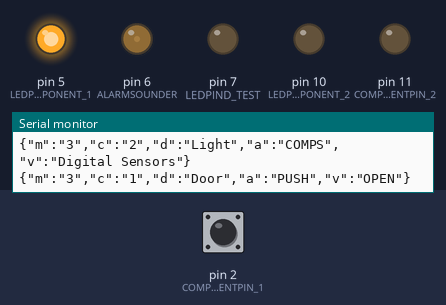
Recording of a sketch running on a simulated Arduino Uno, built with avr-gcc and run on an emulated ATmega328P. Shown: output pins drawn as LEDs (lit = HIGH), the last lines printed to the serial monitor. The inputs (shaded band) are chosen by the test bench; at power-on: pin 2 (COMPONENTPIN_1) HIGH.

Above: at 7.8 s.
7.9 s: pin 2 (COMPONENTPIN_1) pulled LOW for 0.15 s
At 7.97 s:
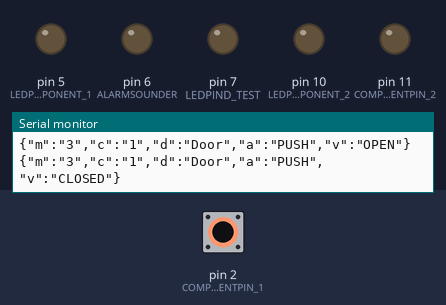
11.0 s: pin 2 (COMPONENTPIN_1) pulled LOW for 3.2 s
At 15.5 s:
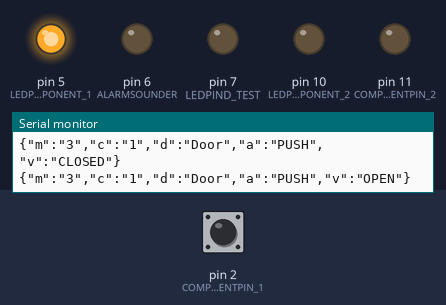
18.7 s: pin 2 (COMPONENTPIN_1) pulled LOW for 1 s
At 19.5 s:
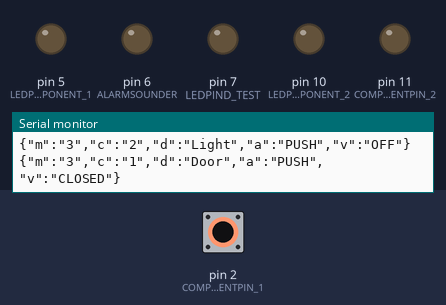
Timing chart, 0 to 26.2 s (numbered marks = the images above; inputs shaded):
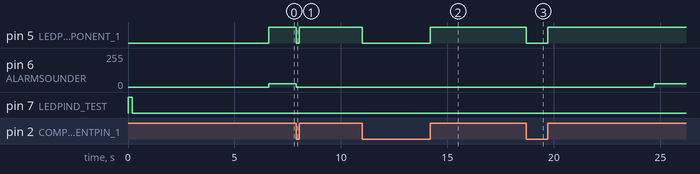

Measured:
- after the input at 7.9 s, pin 5 (LEDPIND_COMPONENT_1): HIGH → LOW at once, → HIGH 0.15 s later; pin 6 (ALARMSOUNDER): 25/255 → 0/255 at once
- after the input at 11.0 s, pin 5 (LEDPIND_COMPONENT_1): HIGH → LOW at once, → HIGH 3.2 s later; pin 6 (ALARMSOUNDER): stays 0/255 (without the input it goes to 25/255 after 2.1 s)
- after the input at 18.7 s, pin 5 (LEDPIND_COMPONENT_1): HIGH → LOW at once, → HIGH 1.0 s later; pin 6 (ALARMSOUNDER): 0/255 → 25/255 after 6.0 s instead of 0.50 s

The sketch:

SensorController3_v8.0.ino
```cpp
#include <ArduinoJson.h>  // JSON Parser library

#define MICROCONTROLLERID "3" // each mc will have its unique ID (MICROCONTROLLERID)

// Start - cycle time variables
long cycleTimeInitialMillis = 0;
long cycleTimeEndMillis = 0;
long cycleTimeMillis = 0;
long previousMillisComp1 = 0;        // will store last time LED was updated
long previousMillisComp2 = 0;        // will store last time LED was updated
long previousMillisComp3 = 0;        // will store last time LED was updated
long  previousMillisCompD = 0;        // will store last time LED was updated

#define UPDATEFREQUENCYCOMPONENT_D 10000   // device update
// End - component 1: Door sensor variables

// Start - Incoming serial stream variables
String commandString = "";//Serial.print
// End - Incoming serial stream variables

//TEST LED
#define LEDPIND_TEST 7
//

// Start - component 1: Door sensor variables
#define COMPONENTID_1 "1"
#define COMPONENTDESC_1 "Door"
#define COMPONENTPIN_1 2
#define LEDPIND_COMPONENT_1 5
int stateOfComponent_1 = 0;
int laststateOfComponent_1 = 0;
int ledStateOfComponent_1 = LOW;// ledState used to set the LED
#define UPDATEFREQUENCYCOMPONENT_1 11000

// End - component 1: Door sensor variablesu


// Start - component 2: Light  variables
#define COMPONENTID_2 "2"
#define COMPONENTDESC_2 "Light"
#define COMPONENTPIN_2 11
#define LEDPIND_COMPONENT_2 10
int stateOfComponent_2 = 0;
int laststateOfComponent_2 = 0;
int ledStateOfComponent_2 = LOW;// ledState used to set the LED
#define UPDATEFREQUENCYCOMPONENT_2 9000
#define OPENCOMPONENT_1 5000
// End - component 2: Light variables


// Buzzer

#define LEDFLASHER 5
#define ALARMSOUNDER 6

// Buzzer


// JSON parameters: mcId:integrer , compId:integer , desc:String , action:String, value:String

void setup() {
  // initialize digital pin 13 as an output.
  Serial.begin(9600);

  // Start - initilising pins for component 1
  pinMode(LEDPIND_COMPONENT_1, OUTPUT);
  pinMode(COMPONENTPIN_1, INPUT);
  digitalWrite(COMPONENTPIN_1, HIGH);
  // End - initilising pins for component 1


  // Start - initilising pins for component 1
  pinMode(LEDPIND_COMPONENT_2, OUTPUT);
  pinMode(COMPONENTPIN_2, OUTPUT);
  digitalWrite(LEDPIND_COMPONENT_2, LOW);
  digitalWrite(COMPONENTPIN_2, LOW);

  // End - initilising pins for component 1
  pinMode(LEDPIND_TEST, OUTPUT);

  // Buzzer
  pinMode(LEDFLASHER, OUTPUT);
  pinMode(ALARMSOUNDER, OUTPUT);

  // Buzzer

  // Start - initilising pins for LED Test
  pinMode(LEDPIND_TEST, OUTPUT);
  digitalWrite(LEDPIND_TEST, HIGH);
  delay(200);
  digitalWrite(LEDPIND_TEST, LOW);
  // End - initilising pins for LED Test
  delay(200);

  // Advertise presense
  getDeviceId();
  delay(1000);
  getDeviceId();
  delay(1000);
  getDeviceId();
  delay(1000);

  getComponents();
  delay(1000);
  getComponents();
  delay(1000);
  getComponents();
  delay(1000);


}


void loop() {

  cycleTimeInitialMillis = millis(); // loop start time

  while (Serial.available()) {
    delay(3);
    char c = Serial.read();
    if ( c != 0) {
      commandString += c;
      if (c == '\n') {
        break;
      }
    }
  }

  if (commandString != "") {
    StaticJsonBuffer<200> jsonMessageInBuffer;
    char charBuf[100];
    commandString.toCharArray(charBuf, 100) ;
    JsonObject& messageInRoot = jsonMessageInBuffer.parseObject(charBuf); ;

    // display message to Serialfor debugging
#if 0
    messageInRoot.printTo(Serial);
    Serial.print("\n");
#endif

    String mcId = messageInRoot["m"];
    String compId = messageInRoot["c"];
    String desc = messageInRoot["d"];
    String action = messageInRoot["a"];
    String value = messageInRoot["v"];


    if (mcId == MICROCONTROLLERID ) {
      if ( action == "GET") {
        getComponentState(messageInRoot);
      } else if ( action == "SET") {
        setComponentState(messageInRoot);
      } else if ( action == "DISCO_COMPS") {
       // Serial.println("test");
        getComponents();
       // Serial.println("test");

      }

    }


    if (action == "BROADCAST") {

      StaticJsonBuffer<200> jsonMessageBroadcastBuffer;
      JsonObject& messageBCRoot = jsonMessageBroadcastBuffer.createObject();

      messageBCRoot["m"] = MICROCONTROLLERID;
      messageBCRoot["c"] = COMPONENTID_1;
      messageBCRoot["d"] = COMPONENTDESC_1;
      messageBCRoot["a"] = "GET";
      messageBCRoot["v"] = "";
      getComponentState(messageBCRoot);

      messageBCRoot["m"] = MICROCONTROLLERID;
      messageBCRoot["c"] = COMPONENTID_2;
      messageBCRoot["d"] = COMPONENTDESC_2;
      messageBCRoot["a"] = "GET";
      messageBCRoot["v"] = "";
      getComponentState(messageBCRoot);

    }

    if (action == "TESTALL") { // blink
      for (int i = 0; i < 10; i++) {
        digitalWrite(LEDPIND_TEST, HIGH);
        delay(100);
        digitalWrite(LEDPIND_TEST, LOW);
        delay(100);
      }

    }

if ( action == "DISCO_DEVICES") {

      getDeviceId();
    }


  }


  // Read COMPONENT 1 (Door 1) Status  and TRIGGER (PUSH) a notification id there is a chane in state
  monitorComponentStatusChange( COMPONENTPIN_1, LEDPIND_COMPONENT_1, stateOfComponent_1,  laststateOfComponent_1);


  unsigned long currentMillis = millis();
  if (stateOfComponent_1 == 1) {
    if (currentMillis - previousMillisComp1 > OPENCOMPONENT_1) {
      // save the last time you blinked the LED
      previousMillisComp1 = currentMillis;


      //      for (int i = 1; i <= 10; i++)
      //      {
      analogWrite(LEDFLASHER, 255);
      analogWrite(ALARMSOUNDER, 200);
      //        delay(100);
      analogWrite(LEDFLASHER, 0);
      analogWrite(ALARMSOUNDER, 25);
      //        delay(100);
      //      }

    }
  } else {
    analogWrite(ALARMSOUNDER, 0);
    previousMillisComp1 = currentMillis;

  }


  // regular broadcast of temperature every UPDATEFREQUENCYCOMPONENT_1 milliseconds

  currentMillis = millis();
  if (currentMillis - previousMillisComp2 > UPDATEFREQUENCYCOMPONENT_1) {
    // save the last time you blinked the LED
    previousMillisComp2 = currentMillis;

    StaticJsonBuffer<200> jsonMessageOutBuffer;
    JsonObject& messageOutRoot = jsonMessageOutBuffer.createObject();

    messageOutRoot["m"] = MICROCONTROLLERID;
    messageOutRoot["c"] = COMPONENTID_1;
    messageOutRoot["d"] = COMPONENTDESC_1;
    messageOutRoot["a"] = "PUSH";
    messageOutRoot["v"] = "";
    getComponentState(messageOutRoot);
  }

  // regular update for tempreture


  // regular broadcast of temperature every UPDATEFREQUENCYCOMPONENT_1 milliseconds

  currentMillis = millis();
  if (currentMillis - previousMillisComp3 > UPDATEFREQUENCYCOMPONENT_2) {
    // save the last time you blinked the LED
    previousMillisComp3 = currentMillis;

    StaticJsonBuffer<200> jsonMessageOutBuffer;
    JsonObject& messageOutRoot = jsonMessageOutBuffer.createObject();

    messageOutRoot["m"] = MICROCONTROLLERID;
    messageOutRoot["c"] = COMPONENTID_2;
    messageOutRoot["d"] = COMPONENTDESC_2;
    messageOutRoot["a"] = "PUSH";
    messageOutRoot["v"] = "";
    getComponentState(messageOutRoot);
  }

  // regular update for tempreture


 // regular update for device

  currentMillis = millis();
  if (currentMillis - previousMillisCompD > UPDATEFREQUENCYCOMPONENT_D) {
    // save the last time you blinked the LED
    previousMillisCompD = currentMillis;
    getDeviceId();
  }

  // regular update for device


#if 0
  cycleTimeEndMillis = millis();  // loop end time
  Serial.print("\t");
  Serial.print("cycleTimeMillis = ");
  Serial.print(cycleTimeEndMillis - cycleTimeInitialMillis);
  Serial.println("\t");
#endif
  commandString = "";  //reset comand string
}


void setComponentState(JsonObject &messageIn) {
  String mcId = messageIn["m"];
  String compId = messageIn["c"];
  String desc = messageIn["d"];
  String action = messageIn["a"];
  String value = messageIn["v"];

  if (mcId == MICROCONTROLLERID) {

    if ( compId == COMPONENTID_2 && action == "SET") {
      messageIn["d"] = COMPONENTDESC_2;
      if (value == "ON") {
        digitalWrite(COMPONENTPIN_2, HIGH);
        digitalWrite(LEDPIND_COMPONENT_2, HIGH);

      } else {

        digitalWrite(COMPONENTPIN_2, LOW);
        digitalWrite(LEDPIND_COMPONENT_2, LOW);
      }

    }
    messageIn["a"] = "PULL";
    messageIn.printTo(Serial);
    Serial.print("\n");
  }

}


void getComponentState(JsonObject &messageIn) {

  String mcId = messageIn["m"];
  String compId = messageIn["c"];
  String desc = messageIn["d"];
  String action = messageIn["a"];
  String value = messageIn["v"];

  if (mcId == MICROCONTROLLERID) {
    StaticJsonBuffer<200> jsonMessageOutBuffer;
    JsonObject& messageOutRoot = jsonMessageOutBuffer.createObject();

    messageOutRoot["m"] = mcId;
    messageOutRoot["c"] = compId;


    if ( compId == COMPONENTID_1 ) {
      messageOutRoot["d"] = COMPONENTDESC_1;
      if (action == "GET") {
        messageOutRoot["a"] = "PULL";
      } else {
        messageOutRoot["a"] = "PUSH";
      }
      if (stateOfComponent_1 == 0) {
        messageOutRoot["v"] = "CLOSED";
      }
      else {
        messageOutRoot["v"] = "OPEN";
      }

    } else if ( compId == COMPONENTID_2 ) {
      messageOutRoot["d"] = COMPONENTDESC_2;
      if (action == "GET") {
        messageOutRoot["a"] = "PULL";
      } else {
        messageOutRoot["a"] = "PUSH";
      }

      if (digitalRead(COMPONENTPIN_2) == LOW) {
        messageOutRoot["v"] = "OFF";
      } else {
        messageOutRoot["v"] = "ON";
      }
    }

    messageOutRoot.printTo(Serial);
    Serial.print("\n");

  }
}


void monitorComponentStatusChange(int sensorPin, int ledPin, int &stateOfComponent, int &lastStateOfComponent)
{
  if (digitalRead(sensorPin) == LOW) {
    digitalWrite(ledPin, LOW);
    stateOfComponent = 0;
  }
  else {
    digitalWrite(ledPin, HIGH);
    stateOfComponent  = 1;
  }
  // IF Door Sensor Status Change --> broadcast change
  if (stateOfComponent != lastStateOfComponent) {
    StaticJsonBuffer<200> jsonMessageOutBuffer;
    JsonObject& messageOutRoot = jsonMessageOutBuffer.createObject();
    messageOutRoot["m"] = MICROCONTROLLERID;
    messageOutRoot["c"] = COMPONENTID_1;
    messageOutRoot["d"] = COMPONENTDESC_1;
    messageOutRoot["a"] = "PUSH";

    if (digitalRead(sensorPin) == LOW) {
      messageOutRoot["v"] = "CLOSED";
    }
    else {
      messageOutRoot["v"] = "OPEN";
    }
    messageOutRoot.printTo(Serial);
    Serial.print("\n");
  }
  lastStateOfComponent = stateOfComponent;
}


void getComponents() {


  StaticJsonBuffer<200> jsonBuffer;
  JsonObject& object = jsonBuffer.createObject();

  object["m"] = MICROCONTROLLERID;
  object["c"] = COMPONENTID_1;
  object["d"] = COMPONENTDESC_1;
  object["a"] = "COMPS";
  object["v"] = "Digital Sensors";

  object.printTo(Serial);
  Serial.print("\n");

  object["m"] = MICROCONTROLLERID;
  object["c"] = COMPONENTID_2;
  object["d"] = COMPONENTDESC_2;
  object["a"] = "COMPS";
  object["v"] = "Digital Sensors";

  object.printTo(Serial);
  Serial.print("\n");
}


void getDeviceId() {
  StaticJsonBuffer<200> jsonMessageBroadcastBuffer;
  JsonObject& messageBCRoot = jsonMessageBroadcastBuffer.createObject();

  messageBCRoot["m"] = MICROCONTROLLERID;
  messageBCRoot["c"] = "";
  messageBCRoot["d"] = "Arduino Micro Pro";
  messageBCRoot["a"] = "DEVICES";
  messageBCRoot["v"] = MICROCONTROLLERID;

  messageBCRoot.printTo(Serial);
  Serial.print("\n");
}
```
